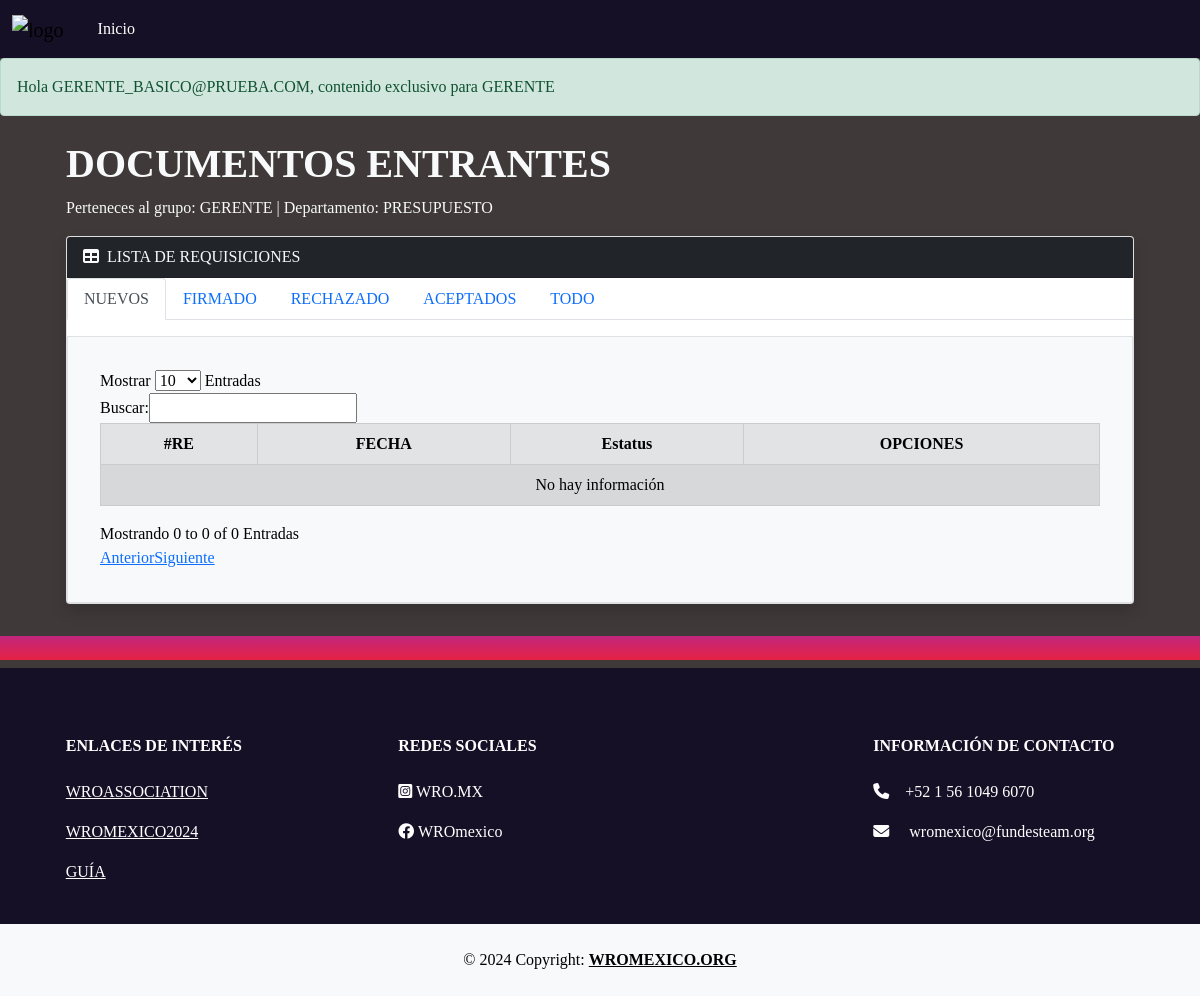
Page / (signed in) on the earlier database version.
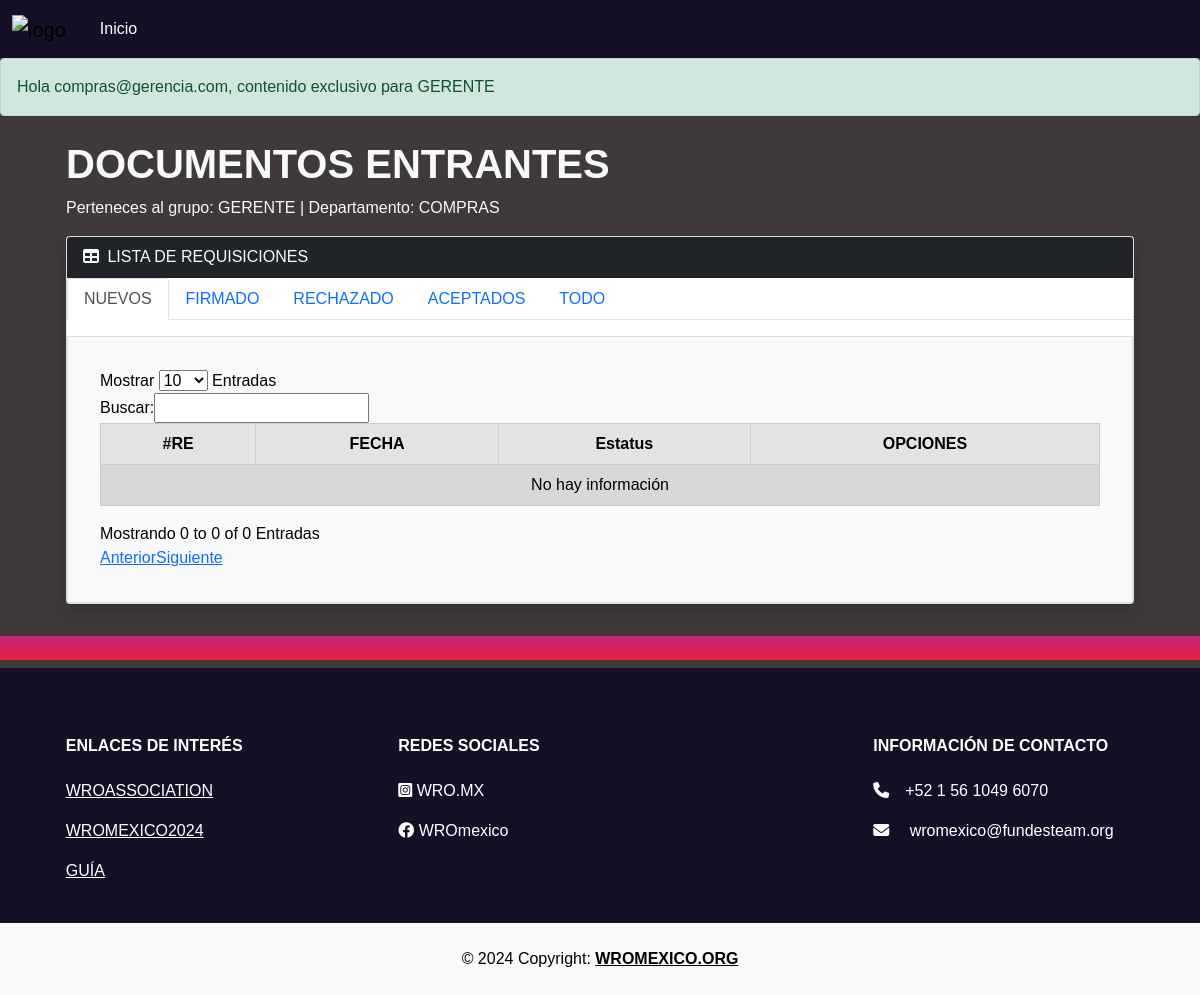
Same page on the later database version.
### users/models.py (models this page shows, shortened)
class UsuariosTrime(AbstractBaseUser, PermissionsMixin):
    email =models.EmailField(verbose_name= "Correo", unique=True)
    is_staff = models.BooleanField(default=False)
    is_active = models.BooleanField(default=True)
    Nombre_Usuario = models.CharField(max_length = 60 , verbose_name="Nombre")
    Apellido_Usuario = models.CharField(max_length = 60, verbose_name="Apellido")
    Cedula_Usuario = models.CharField(max_length=18, verbose_name="CEDULA",unique=True)
    Departamento_Usuario = models.CharField(max_length=60, verbose_name="Departamento_Usuario",null=True )
    Edad_Usuario_new = models.DateField(auto_now_add=False, verbose_name='Fecha de Nacimiento', null=True )
    Genero =  models.CharField(choices=GENERO, max_length=60, verbose_name="Género", default="MASCULINO")
    telefono_Usuario =models.CharField(verbose_name="Teléfono", max_length=18,validators=[RegexValidator('^\d{1,10}$')])
    fecha_creacion = models.DateField("Fecha de Creacion", auto_now= False, auto_now_add= True)
    fecha_modificacion = models.DateField("Fecha de Modificacion", auto_now= True, auto_now_add= False )
    class Meta:
        verbose_name = 'Usuario'
        verbose_name_plural = 'Usuarios '
    USERNAME_FIELD = "email"
    REQUIRED_FIELDS = []
    objects = CustomUserManager()

### FPDFS/views.py (the view, shortened to what this page needs)
# urls.py: path('', views.dashboard, name='dashboard'),
@login_required()
@xframe_options_sameorigin
def dashboard(request):
    if user_is_in_group(request.user, 'GERENCIA GENERAL'):
        ordenes_compra_enviadas = pdf2EnviadoGGeneral.objects.filter(Q(ESTATUS_DOCUMENTO="Rechazado por GG")|Q(ESTATUS_DOCUMENTO="Firmado por GG")|Q(ESTATUS_DOCUMENTO="Rechazado por GG")|Q(ESTATUS_DOCUMENTO='Firmado por Compras')).all()
        ordenes_compra_enviadas_N = ordenes_compra_enviadas.filter(ESTATUS_DOCUMENTO='Firmado por Compras')
        ordenes_compra_enviadas_F = ordenes_compra_enviadas.filter(Q(ESTATUS_DOCUMENTO="Firmado por GG"))
        ordenes_compra_enviadas_R = ordenes_compra_enviadas.filter(Q(ESTATUS_DOCUMENTO="Rechazado por GG"))
        context = {
            "ordenes_compra_enviadas": ordenes_compra_enviadas,
            "ordenes_compra_enviadas_N":ordenes_compra_enviadas_N,
            "ordenes_compra_enviadas_F":ordenes_compra_enviadas_F,
            "ordenes_compra_enviadas_R":ordenes_compra_enviadas_R,
            'message': 'Contenido exclusivo para GERENTE GENERAL',
            "documento" :  3,
            }
        messages.success(request, f'Hola {request.user}, Contenido exclusivo para GERENTE GENERAL')
    elif user_is_in_group(request.user, 'GERENTE'):
        requisiciones_enviadas = pdfEnviadosGerente.objects.filter(usuario__Departamento_Usuario=request.user.Departamento_Usuario).all()
        requisiciones_enviadas_N = requisiciones_enviadas.filter( ESTATUS_DOCUMENTO='ENVIADO')
        requisiciones_enviadas_F = requisiciones_enviadas.filter(ESTATUS_DOCUMENTO="FIRMADO")
        requisiciones_enviadas_R = requisiciones_enviadas.filter(Q(ESTATUS_DOCUMENTO="Rechazado por Almacen")| Q(ESTATUS_DOCUMENTO="Rechazado por Gerente"))
        requisiciones_enviadas_A = requisiciones_enviadas.filter(ESTATUS_DOCUMENTO="Aceptado por Almacen")
        context = {
            "requisiciones_enviadas": requisiciones_enviadas,
            "requisiciones_enviadas_N": requisiciones_enviadas_N,
            "requisiciones_enviadas_F": requisiciones_enviadas_F,
            "requisiciones_enviadas_R": requisiciones_enviadas_R,
            "requisiciones_enviadas_A": requisiciones_enviadas_A,
            'message': 'Contenido para GERENTE',
            "documento" :  1,
            }
        messages.success(request, f'Hola {request.user}, contenido exclusivo para GERENTE')
    else:
        context = {'message': 'Contenido para otros usuarios'}
        messages.success(request, f'Hola {request.user}, contenido exclusivo para otros usuarios')
    return render(
                    request,'paginas/dashboard.html',
                    context
                      )

### FPDFS/views.py (called while the page is built)
def user_is_in_group(user, group_name):
    return user.groups.filter(name=group_name).exists()

### FPDFS/templates/paginas/dashboard.html (shortened to what this page needs)
{% extends "base.html" %}
{% block contenido%}
{%load static%}
<div class="container">
<div id="layoutSidenav">
<div id="layoutSidenav_nav">
<div id="layoutSidenav_content">
    <main>
        <div class="container-fluid px-4">
            <h1 class="mt-4 text-light"> DOCUMENTOS  ENTRANTES </h1>
            <p class="text-light">Perteneces al grupo: {{ user.groups.all.0.name }} | Departamento: {{ user.Departamento_Usuario }}  </p>
{% if documento == 1  or documento == 4 or  documento == 5 %}
            {% if  user.groups.all.0.name == "USUARIO GENERAL" %}
            {% include "./usuariogeneral.html" %}
            {% elif  user.groups.all.0.name == "GERENTE" %}
            {% include "./gerente.html" %}
            {% elif  user.groups.all.0.name == "DEPARTAMENTO DE ALMACEN" %}
            {% include "./alamacen_requisicion.html" %}
            {%endif%}
{%endif%}
                      </div>
                </main>
            </div>
        </div>
</div>
</div>
{% endblock %}

### core/templates/base.html (shortened to what this page needs)
<!DOCTYPE html>
{%load static %}
<html lang="es">
<link rel="stylesheet" type="text/css" href="https://cdnjs.cloudflare.com/ajax/libs/font-awesome/6.1.1/css/all.min.css">
<link href="https://cdn.jsdelivr.net/npm/bootstrap@5.0.2/dist/css/bootstrap.min.css" rel="stylesheet">
<link href="https://fonts.cdnfonts.com/css/gibson" rel="stylesheet">
<link rel="stylesheet" type="text/css" href="https://cdn.datatables.net/v/bs4/jszip-2.5.0/dt-1.12.1/b-2.2.3/b-colvis-2.2.3/b-html5-2.2.3/datatables.min.css"/>
<link rel="stylesheet" href="{% static 'app/css/style.css' %}" type="text/css">
  </head>
<body>
 {% include "includes/navbaradmin.html" %}
{% block contenido %}{%endblock%}
 {% include "includes/footer.html" %}
</body>
</html>

### FPDFS/templates/includes/navbaradmin.html (shortened to what this page needs)
{%load static %}
<nav class="navbar navbar-expand-lg" style="background-color:#161026;">
    <div class="container-fluid">
       <a class="navbar-brand" href="{% url 'inicio' %}">
        <img src="{% static 'images/logo_blanco_mexico.png' %}" alt="logo" width="200" height="">
      </a>
      <div class="collapse navbar-collapse justify-content-space-between" id="navbarSupportedContent">
        <ul class="navbar-nav   mb-lg-0">
          <li class="nav-item" style="margin: 0 10px;">
            <a class="nav-link active" aria-current="page"  style="color:#ffff;" href="{% url 'inicio' %}">Inicio</a>
          </li>
        </ul>
      </div>
    </div>
  </nav>
{% if messages %}
{% for message in messages %}
  <div class="alert alert-{{message.tags}} fade show .fade-out">{{message}}</div>
{% endfor %}
{% endif %}

### FPDFS/templates/paginas/gerente.html (shortened to what this page needs)
{%load static %}
<div class="card mb-4 shadow">
    <div class="card-header bg-dark text-light">
             <i class="fas fa-table   me-1 text-light "></i>
                LISTA DE REQUISICIONES
            </div>
    <nav>
        <div class="nav nav-tabs mb-3" id="nav-tab" role="tablist">
            <button class="nav-link active" id="nav-NUEVOS-tab" data-bs-toggle="tab" data-bs-target="#nav-NUEVOS" type="button" role="tab" aria-controls="nav-NUEVOS" aria-selected="true">NUEVOS</button>
            <button class="nav-link" id="nav-FIRMADO-tab" data-bs-toggle="tab" data-bs-target="#nav-FIRMADO" type="button" role="tab" aria-controls="nav-FIRMADO" aria-selected="false">FIRMADO</button>
            <button class="nav-link" id="nav-RECHAZADO-tab" data-bs-toggle="tab" data-bs-target="#nav-RECHAZADO" type="button" role="tab" aria-controls="nav-RECHAZADO" aria-selected="false">RECHAZADO</button>
            <button class="nav-link" id="nav-ACEPTADOS-tab" data-bs-toggle="tab" data-bs-target="#nav-ACEPTADOS" type="button" role="tab" aria-controls="nav-ACEPTADOS" aria-selected="false">ACEPTADOS</button>
            <button class="nav-link" id="nav-ALL-tab" data-bs-toggle="tab" data-bs-target="#nav-ALL" type="button" role="tab" aria-controls="nav-ALL" aria-selected="false">TODO</button>
        </div>
    </nav>
    <div class="tab-content p-3 border bg-light" id="nav-tabContent">
        <div class="tab-pane fade active show" id="nav-NUEVOS" role="tabpanel" aria-labelledby="nav-NUEVOS-tab">
            <div class="card-body table-responsive">
                <table id ="myTable"  class="
                table
                table-striped
                table-bordered
                table-hover
                table-secondary
                text-center
                dataTable
                display
                table-hover
                ">
                    <thead>
                    <tr>
                    <th style="text-align: center;">#RE</th>
                    <th style="text-align: center;">FECHA</th>
                    <th style="text-align: center;">Estatus</th>
                    <th style="text-align: center;">OPCIONES</th>
                                </tr>
                            </thead>
                            <tbody>
                    </tbody>
                </table>
                </div>
        </div>
</div>
</div>

### FPDFS/templates/includes/footer.html (shortened to what this page needs)
{%load static %}
<div class="row  ">
    <div class="container-fluid mt-2 mb-2" style="background:-webkit-linear-gradient(90deg, rgba(230,34,67,1) 0%, rgba(193,38,125,1) 100%);">
      <br>
    </div>
  </div>
  <footer class="text-center text-lg-start bg-light text-muted " >
    <section class="" style="background-color:#161026; padding-top:20px;">
      <div class="container text-center text-md-start mt-5">
        <div class="row mt-3">
          <div class="col-md-3 col-lg-4 col-xl-3 mx-auto mb-4">
            <h6 style="color: #ffff" class="text-uppercase fw-bold mb-4">
           ENLACES DE INTERÉS
            </h6>
            <p style="color: #ffff">
              <a href="https://wro-association.org" class="text-reset">WROASSOCIATION</a>
            </p>
            <p style="color: #ffff">
              <a href="https://wromexico.org/" class="text-reset" target="_blank" target="_blank">WROMEXICO2024</a>
            </p>
            <p style="color: #ffff">
              <a href="{% url 'guia' %}" class="text-reset">GUÍA</a>
            </p>
          </div>
          <div class="col-md-2 col-lg-2 col-xl-2 mx-auto mb-4">
            <h6 style="color: #ffff" class="text-uppercase fw-bold mb-4">
              REDES SOCIALES
               </h6>
             <p style="color: #ffff">
              <a href="https://www.instagram.com/wro.mx/" class="text-reset" target="_blank" style="text-decoration: none;"><i style="color: #ffff;"class="fa-brands fa-instagram-square"></i> WRO.MX</a>
            </p>
             <p style="color: #ffff">
              <a href="https://www.facebook.com/WroMexico" class="text-reset" style="text-decoration: none;" target="_blank"><i style="color: #ffff;" class="fa-brands fa-facebook" target="_blank" style="text-decoration: none;" ></i> WROmexico</a>
            </p>
          </div>
          <div class="col-md-3 col-lg-2 col-xl-2 mx-auto ">
          </div>
          <div class="col-md-4 col-lg-3 col-xl-3 mx-auto mb-md-0 mb-4">
            <h6 style="color: #ffff" class="text-uppercase fw-bold mb-4">
              Información de Contacto
            </h6>
            <p style="color: #ffff"><i class="fas fa-phone me-3" style="color: #ffff"></i>+52 1 56 1049 6070</p>
            <p style="color: #ffff">
              <i class="fas fa-envelope me-3" style="color: #ffff"></i> wromexico@fundesteam.org
              </p>
           <br>
           <br>
          </div>
        </div>
      </div>
    </section>
    <div class="text-center p-4" style="color:black;">
      © 2024 Copyright:
      <a class="text-reset fw-bold" href="https://wromexico.org/">WROMEXICO.ORG</a>
    </div>
  </footer>

### FPDFS/static/app/css/style.css (style rules this page uses)
* { color: white; }
body { background-color:#161026; }

### FPDFS/templates/paginas/modal_template.html (style rules this page uses)
body { font-family: Arial, sans-serif; }
h1 { color: #333; }

Differences in the rows shown:
changed UsuariosTrime "GERENTE": Departamento_Usuario "PRESUPUESTO" → "COMPRAS"
Other differences:
new list line: "Hola compras@gerencia.com, contenido exclusivo para GERENTE"
list line gone: "Hola GERENTE_BASICO@PRUEBA.COM, contenido exclusivo para GERENTE"
